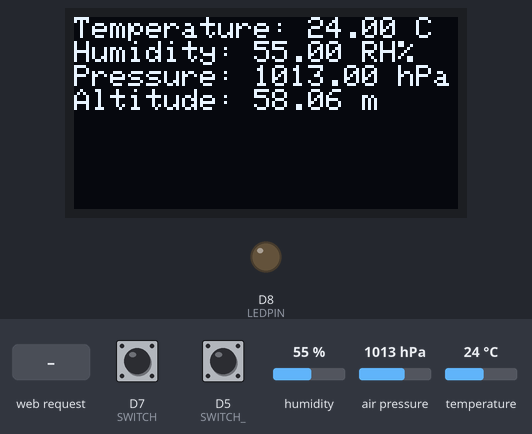
Bench run of a sketch on a simulated ESP8266 (NodeMCU). Shown: 128×64 one-colour display, output pins drawn as LEDs (lit = HIGH). The test bench sets the inputs (shaded band); at power-on: humidity 55 %, air pressure 1013 hPa, temperature 24 °C, D7 (SWITCH) LOW, D5 (SWITCH_) LOW. WiFi joins after 1.5 s; servers stay silent unless stated; the display library's start-up logo is not drawn; what the sketch prints to the serial monitor is not drawn.

Above: at 1.2 s.
1.3 s: humidity set to 22 %
At 6.6 s:
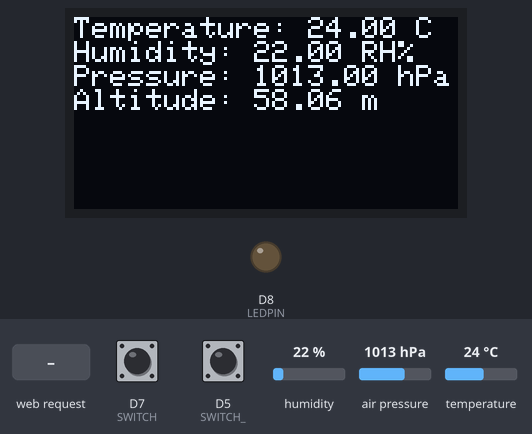
6.9 s: HTTP request GET /?LED=1 received
At 10.9 s:
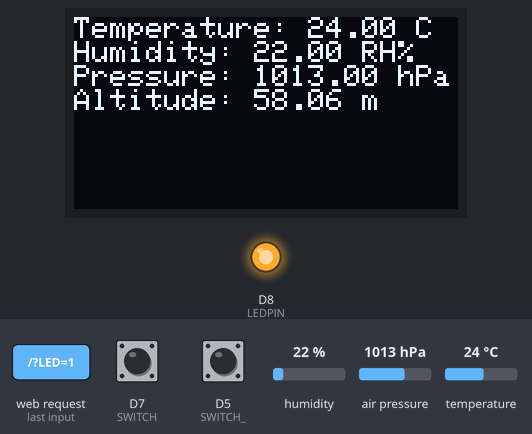
12.0 s: air pressure set to 952 hPa
At 16.6 s:
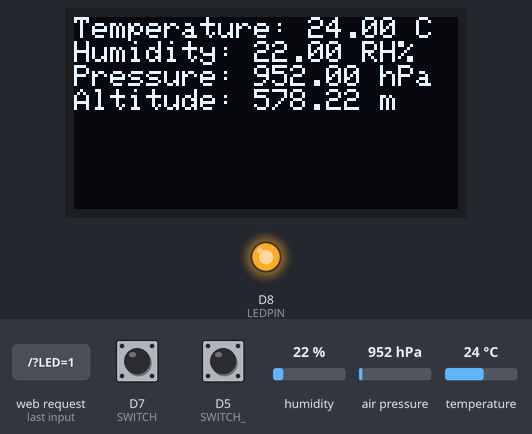
17.3 s: temperature set to 12 °C
At 21.6 s:
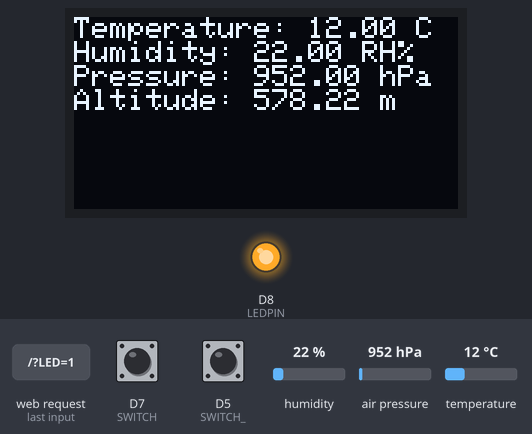
22.5 s: humidity set to 40 %
At 26.6 s:
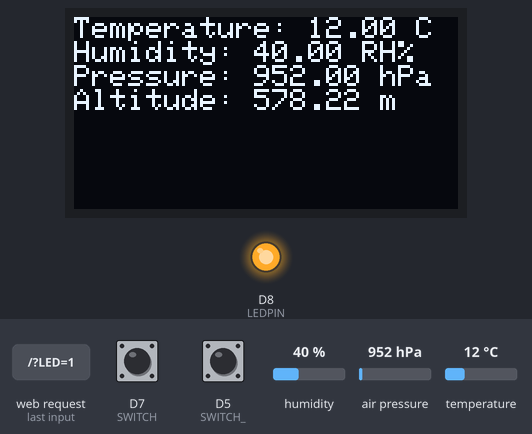
Timing chart, 0 to 28.1 s (numbered marks = the images above; inputs shaded):
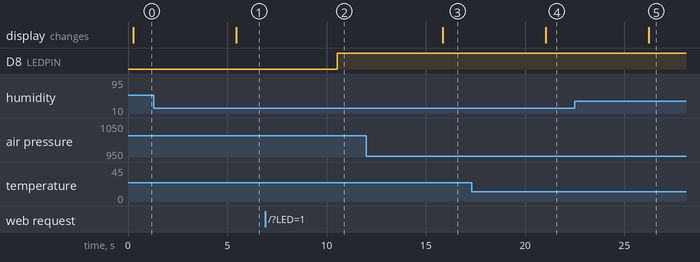

The sketch:

Statie_mini_meteo_1.ino
```cpp
#include <ESP8266WiFi.h>
#include <WiFiClient.h>
#include <ESP8266WebServer.h>
#include "Wire.h"
#include "Adafruit_BMP280.h"
#include <Adafruit_GFX.h>
#include <Adafruit_SSD1306.h>
#include "Adafruit_Si7021.h"
#include <Adafruit_AHT10.h>
//#include <MQTT.h>

Adafruit_Si7021 sensor = Adafruit_Si7021();
Adafruit_AHT10 aht;

#define ssid      "atlas"    // WiFi SSID
#define password  "tully123" // WiFi password
#define LEDPIN    D8         // Relay
#define SWITCH    D7         // Switch_1
#define SWITCH_    D5        // Switch_2
String  etatLed = "OFF";

#define OLED_RESET D6  // GPIO0
Adafruit_SSD1306 display(OLED_RESET);
ESP8266WebServer server ( 80 );

Adafruit_BMP280 bmp;

float t = 0;
float alt = 0;
float p = 0;
float p_ = 0;
float h = 0;
float t_ = 0;

String getPage(){
  String page = "<html lang=fr-FR><head><meta http-equiv='refresh' content='10'/>";
//  page += "<title>STATIE METEO CORBU - corbu.atlas.com.ro</title>";
  page += "<title>WEATHER STATION - corbu.atlas.com.ro</title>";
  page += "<style> body { background-color: #fffff; font-family: Arial, Helvetica, Sans-Serif; Color: #000088; }</style>";
  page += "</head><body><h1>-- WEATHER STATION --</h1>";
//  page += "<h5><ul><li>Latitudine:44,38108 / Longitudine:28,65608</h5>";
//  page += "<h3>Senzor-1</h3>";
  page += "<h3><ul><li>Temperature_ : ";
  page += t;
//  page += " ~ ";
  //page += t_;
//  page += "°C</li>";
  page += " degrees C</li>";
  page += "<li>Hmidity_____       : ";
  page += h;
// page += "RH%</li></ul><h3>Senzor-2</h3>";
  page += " RH%";
  page += "<li>Pressure____ : ";
  page += p;
  page += " mmHg / ";
  page += p_;
  page += " hPa</li>";
  page += "<li>Altitude_____ : ";
  page += alt;
  page += " m</li></ul>";
  page += "<h3>REMOTE CONTROL</h3>";
  page += "<form action='/' method='POST'>";
  page += "<h3><ul><li>D7 (status: ";
  page += etatLed;
  page += ")";
  page += "<INPUT type='radio' name='LED' value='1'>ON";
  page += "<INPUT type='radio' name='LED' value='0'>OFF</li></ul>";
  page += "<h2><INPUT type='submit' value='UPDATED'<h3>";
//  page += "<ul><li> ";
  page += "<ul><li>Connected to: ";
  page += ssid;
  page += "<h4><li>MQTT: ko";
//  page += "<br><br><p><a hrf='https://atlas.com.ro'>corbu.atlas.com.ro</p>";
  page += "</body></html>";
  return page;
}

void handleRoot(){
  if ( server.hasArg("LED") ) {
    handleSubmit();
  } else {
    server.send ( 200, "text/html", getPage() );
  }
}

void handleSubmit() {
  // Actualise le GPIO / Update GPIO
  String LEDValue;
  LEDValue = server.arg("LED");
  Serial.println("Set GPIO ");
  Serial.print(LEDValue);
  if ( LEDValue == "1" ) {
    digitalWrite(LEDPIN, 1);
    etatLed = "On";
    server.send ( 200, "text/html", getPage() );
  } else
    if ( LEDValue == "0" ) {
    digitalWrite(LEDPIN, 0);
    etatLed = "Off";
    server.send ( 200, "text/html", getPage() );
  } else {
    Serial.println("Err Led Value");
  }
}

void setup() {
  if (! aht.begin()) {
    Serial.println("Could not find AHT10? Check wiring");
    while (1) delay(10);
  }
  //digitalWrite(SWITCH_, HIGH);
  Serial.begin(115200);  //Port série
  pinMode (D8, OUTPUT);
  pinMode (D7, INPUT);
  pinMode (D5, INPUT);
  if (!bmp.begin(BMP280_ADDRESS_ALT, BMP280_CHIPID)) {
  //if (!bmp.begin()) {
    Serial.println(F("Could not find a valid BMP280 sensor, check wiring or "
                      "try a different address!"));
    while (1) delay(10);
  }
  //bmp.begin();
  display.begin(SSD1306_SWITCHCAPVCC, 0x3C);  // initialize with the I2C addr 0x3C (for the 64x48)
  display.display();

   WiFi.begin ( ssid, password );
  // Attente de la connexion au réseau WiFi / Wait for connection
  ///while ( WiFi.status() != WL_CONNECTED ) {
    ///delay ( 500 );
    ///Serial.print ( "." );
  ///}
  // Connexion WiFi établie / WiFi connexion is OK
  Serial.println ( "" );
  Serial.print ( "Connected to " );
  Serial.println ( ssid );
  Serial.print ( "IP address: " );
  Serial.println ( WiFi.localIP() );
  // On branche la fonction qui gère la premiere page / link to the function that manage launch page
  server.on ( "/", handleRoot );

  server.begin();
  Serial.println ( "HTTP server started" );
}

void loop() {
  sensors_event_t humidity, temp;
  aht.getEvent(&humidity, &temp);// populate temp and humidity objects with fresh data
  Serial.print("Temperature: "); Serial.print(temp.temperature); Serial.println(" degrees C");
  Serial.print("Humidity: "); Serial.print(humidity.relative_humidity); Serial.println("% rH");
  h=humidity.relative_humidity;
    server.handleClient();
    Serial.print("Temperature = ");   //En degrés Celsius (SI)
    Serial.print(bmp.readTemperature());
    Serial.print(" *C");
    t = (bmp.readTemperature());
    Serial.print("   Pression = ");  //En Pascal (SI)
    //Serial.print(bmp.readPressure());
    // Serial.print(" Pa ");

    //Pour convertir vers d'autres unités de pression voir
    //http://www.engineeringtoolbox.com/pressure-units-converter-d_569.html
    // 1 Pa = 10-5 bar = 0.0075 mm Hg = 9.87.10-6 atm
    float PressionPascal;
    float PressionAtm;
    float PressionHg;
    PressionPascal = bmp.readPressure();  //Lire le capteur
    PressionAtm = PressionPascal*9.81*0.000001;
    PressionHg = PressionPascal*0.0075;

    Serial.print(PressionPascal);
    Serial.print(" Pa     ");
    Serial.print(PressionAtm);
    Serial.print(" Atm     ");
    Serial.print(PressionHg);
    Serial.print(" mm Hg     ");
    p = PressionHg;
    p_ = PressionPascal/100;

    Serial.print("  Altitude = ");
    //On présume avoir 1013,25 hPa au niveau de la mer
    Serial.print(bmp.readAltitude(101600));
    Serial.println(" metres");
    alt = (bmp.readAltitude(1020));

    Serial.print("Humidity:    ");
    Serial.print(sensor.readHumidity(), 2);
    h = sensor.readHumidity();
    Serial.print("\tTemperature: ");
    Serial.println(sensor.readTemperature(), 2);
    t_= sensor.readTemperature();


  // Efface l'écran et positionne le curseur dans le coin supérieur gauche - clear display and set cursor on the top left corner
  display.clearDisplay();
  display.setTextSize(1);
  display.setTextColor(WHITE);
  display.setCursor(0,0);

if (digitalRead(SWITCH) == HIGH) {
    display.println("-- WEATHER STATION --");
    display.print("SSID: ");
    display.println(ssid);
    display.print("IP: ");
    display.println(WiFi.localIP());
    display.println("      ----------");
    display.display();
  }

  else {
    display.print("Temperature: ");
 //   display.print(t,2);
//    display.print("-");
    display.print(t_,2);
    display.println(" C");
    display.print("Humidity: ");
    display.print(h,2);
    display.println(" RH%");
    display.print("Pressure: ");
  if (digitalRead(SWITCH_) == HIGH) {
    display.print(p);
    display.println(" mmHg");
  }
  else {
    display.print(p_);
    display.println(" hPa");
  }
    display.print("Altitude: ");
    display.print(alt);
    display.println(" m");
    display.display();
  }


  delay(5000);
}
```

Measured:
- after the input at 1.3 s, the display: changes after 4.2 s (image 1)
- after the input at 6.9 s, D8 (LEDPIN): LOW → HIGH after 3.6 s
- after the input at 12.0 s, the display: changes after 3.8 s (image 3)
- after the input at 17.3 s, the display: changes after 3.7 s (image 4)
- after the input at 22.5 s, the display: changes after 3.7 s (image 5)
